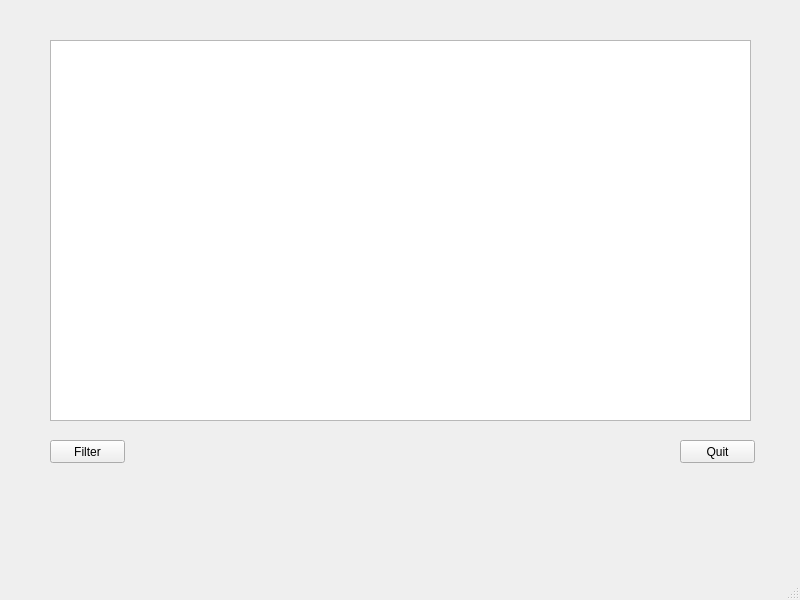
<?xml version="1.0" encoding="UTF-8"?>
<ui version="4.0">
 <class>MainWindow</class>
 <widget class="QMainWindow" name="MainWindow">
  <property name="geometry">
   <rect>
    <x>0</x>
    <y>0</y>
    <width>800</width>
    <height>600</height>
   </rect>
  </property>
  <property name="windowTitle">
   <string>MainWindow</string>
  </property>
  <widget class="QWidget" name="centralwidget">
   <widget class="PlotWidget" name="graphicsView">
    <property name="geometry">
     <rect>
      <x>50</x>
      <y>40</y>
      <width>701</width>
      <height>381</height>
     </rect>
    </property>
   </widget>
   <widget class="QPushButton" name="btnFilter">
    <property name="geometry">
     <rect>
      <x>50</x>
      <y>440</y>
      <width>75</width>
      <height>23</height>
     </rect>
    </property>
    <property name="text">
     <string>Filter</string>
    </property>
   </widget>
   <widget class="QPushButton" name="btnQuit">
    <property name="geometry">
     <rect>
      <x>680</x>
      <y>440</y>
      <width>75</width>
      <height>23</height>
     </rect>
    </property>
    <property name="text">
     <string>Quit</string>
    </property>
    <property name="shortcut">
     <string>Alt+C</string>
    </property>
   </widget>
  </widget>
  <widget class="QMenuBar" name="menubar">
   <property name="geometry">
    <rect>
     <x>0</x>
     <y>0</y>
     <width>800</width>
     <height>21</height>
    </rect>
   </property>
  </widget>
  <widget class="QStatusBar" name="statusbar"/>
 </widget>
 <customwidgets>
  <customwidget>
   <class>PlotWidget</class>
   <extends>QGraphicsView</extends>
   <header>pyqtgraph</header>
  </customwidget>
 </customwidgets>
 <resources/>
 <connections/>
</ui>
